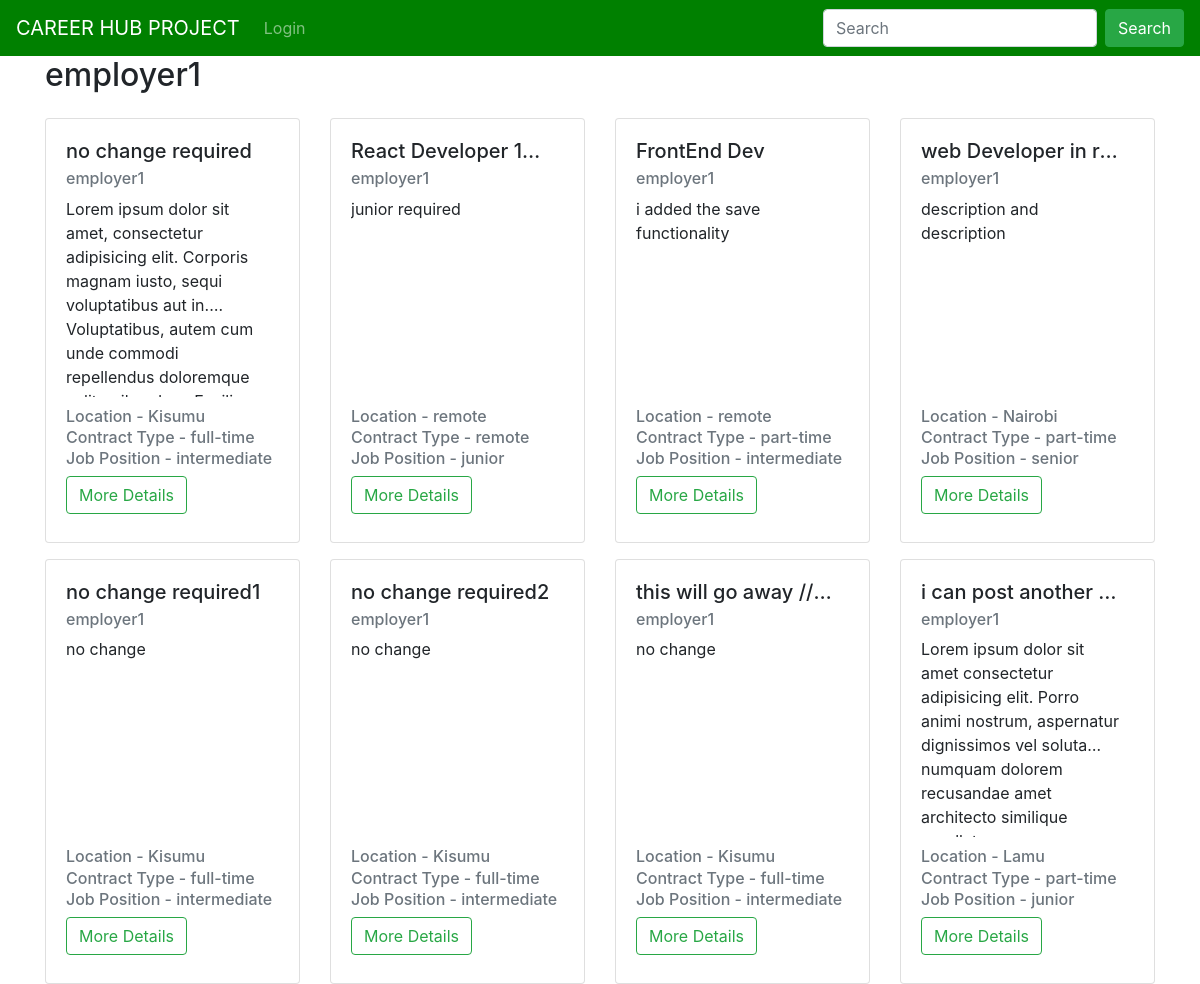
Screenshot of /employer_profile_detail/4 with the database file from the repository.
### users/models.py (models this page shows, shortened)
class CustomUser(AbstractUser, PermissionsMixin):
    type_user = (
        ("Admin", "Admin"),
        ("applicant", "Applicant"),
        ("Employer", "Employer"),
    )
    username = models.CharField(max_length=200, unique=True)
    email = models.EmailField(max_length=50, unique=True)
    full_name = models.CharField(max_length=200)
    is_active = models.BooleanField(default=True)
    is_staff = models.BooleanField(default=False)
    is_superuser = models.BooleanField(default=False)
    is_admin = models.BooleanField(default=False)
    date_joined = models.DateTimeField(auto_now_add=True, null=True)
    last_login = models.DateTimeField(auto_now=True, null=True)
    user_type = models.CharField(max_length=200, choices=type_user)
    USERNAME_FIELD = "email"
    REQUIRED_FIELDS = ["username", "full_name"]

### job/models.py (models this page shows, shortened)
class Job(models.Model):
    positions = (
        ("junior", "junior"),
        ("intermediate", "intermediate"),
        ("senior", "senior"),
        ("expart", "expart"),
    )
    contaract_types = (
        ("remote", "remote"),
        ("part-time", "part-time"),
        ("full-time", "full-time"),
        ("negotiations", "negotiations"),
    )
    employer = models.ForeignKey(
        Employer, on_delete=models.CASCADE, related_name="jobs"
    )
    job_category = models.ForeignKey(
        Category,
        related_name="jobs",
        on_delete=models.CASCADE,
    )
    job_title = models.CharField(
        max_length=200,
    )
    slug = models.CharField(max_length=200, null=True)
    job_location = models.CharField(max_length=200)
    contract_type = models.CharField(max_length=200, choices=contaract_types)
    position = models.CharField(max_length=200, choices=positions)
    job_description = models.TextField()
    created_at = models.DateTimeField(
        auto_now_add=True,
        null=True,
    )
    updated_at = models.DateTimeField(auto_now=True, null=True)

### users/views.py (the view)
# urls.py: path('employer_profile_detail/<str:pk>', views.employer_profile_detail,
def employer_profile_detail(request, pk):
    employer = Employer.employer.get(pk=pk)
    all = employer.jobs.all()
    return render(request, "profiles/employer_profile_detail.html", {"employer": employer, "job": all})

### users/models.py (called while the page is built)
    def get_queryset(self, *args, **kwargs):
        result = super().get_queryset(*args, **kwargs)
        return result.filter(user_type="employer")

### templates/profiles/employer_profile_detail.html (shortened to what this page needs)
{% extends "core/base.html" %} {% block title%}Employer Details{% endblock %}
{% load crispy_forms_tags %}
{% block content %}
<div class="container">
  <div class="row">
    <div class="col-12"><h2>{{employer.full_name}}</h2></div>
    {% for i in job %}
    <div class="col-sm-12 col-md-6 col-lg-3 mt-3">
      <div class="card" style="max-height: 30rem">
        <div class="card-body">
          <h5
            class="card-title"
            style="
              width: 200px;
              text-overflow: ellipsis;
              white-space: nowrap;
              overflow: hidden;
            "
          >
            {{i.job_title}}
          </h5>
          <h6 class="card-subtitle mb-2 text-muted">
            {{ i.employer.full_name}}
          </h6>
          <p
            class="card-text"
            style="
              display: -webkit-box;
              -webkit-line-clamp: 5;
              -webkit-box-orient: vertical;
              width: 200px;
              height: 200px;
              overflow: hidden;
            "
          >
            {{i.job_description}}
          </p>
          <h6 class="card-subtitle mb-2 text-muted">
            Location - {{ i.job_location}}
          </h6>
          <h6 class="card-subtitle mb-2 text-muted">
            Contract Type - {{ i.contract_type}}
          </h6>
          <h6 class="card-subtitle mb-2 text-muted">
            Job Position - {{ i.position}}
          </h6>
          <a
            href="{% url 'job_detail' i.job_category.slug i.slug %}"
            class="btn btn-outline-success mb-2 align-items-end"
            >More Details</a
          >
        </div>
      </div>
    </div>
    {%endfor %}
  </div>
</div>
{% endblock %}

### rows the page displays
CustomUser: full_name "employer1"
Job: job_title "no change required", employer.full_name "employer1", job_description "Lorem ipsum dolor sit amet, consectetur adipisicing elit. Corporis magnam iusto, sequi voluptatibus aut in. Voluptatibus, autem cum unde commodi repellendus…", job_location "Kisumu", contract_type "full-time", position "intermediate"
Job: job_title "React Developer 1…", employer.full_name "employer1", job_description "junior required", job_location "remote", contract_type "remote", position "junior"
Job: job_title "FrontEnd Dev", employer.full_name "employer1", job_description "i added the save functionality", job_location "remote", contract_type "part-time", position "intermediate"
Job: job_title "web Developer in r…", employer.full_name "employer1", job_description "description and description", job_location "Nairobi", contract_type "part-time", position "senior"
Job: job_title "no change required1", employer.full_name "employer1", job_description "no change", job_location "Kisumu", contract_type "full-time", position "intermediate"
Job: job_title "no change required2", employer.full_name "employer1", job_description "no change", job_location "Kisumu", contract_type "full-time", position "intermediate"
Job: job_title "this will go away //…", employer.full_name "employer1", job_description "no change", job_location "Kisumu", contract_type "full-time", position "intermediate"
Job: job_title "i can post another…", employer.full_name "employer1", job_description "Lorem ipsum dolor sit amet consectetur adipisicing elit. Porro animi nostrum, aspernatur dignissimos vel soluta numquam dolorem recusandae amet architecto…", job_location "Lamu", contract_type "part-time", position "junior"
